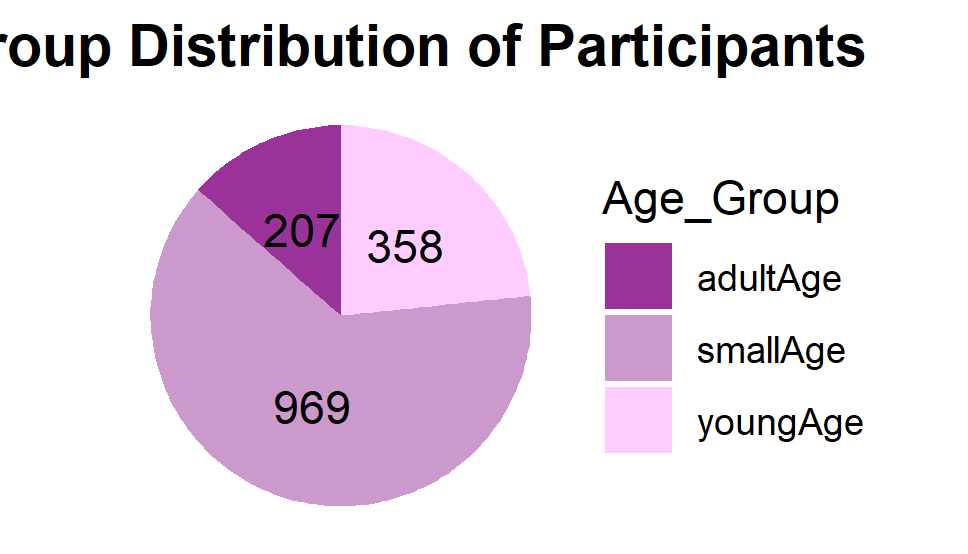

Generate this figure with R:
install.packages("ggplot2")
library(ggplot2)

#Creating pie chart for age group 
##first creating the data frame for age group vairable 
fdtAgeGroup = table(myDataset$new[,"ageGroup"])
fdtAgeGroup = as.data.frame(fdtAgeGroup)
fdtAgeGroup
colnames(fdtAgeGroup) = c("Age_Group", "Count")

##second plotting the pie chart
pieChart=ggplot(fdtAgeGroup, aes(x="", y=Count, fill=Age_Group))
pieChart1=pieChart+geom_col()+
  coord_polar(theta = "y")+
  theme_void()+
  theme(plot.title = element_text(colour = "black",
                                  size = 8, 
                                  face = "bold", 
                                  hjust = .5))+
  ggtitle('Age Group Distribution of Participants')+
  geom_text(aes(label=Count), 
            position = position_stack(vjust = .5))+
  scale_fill_manual(values = c('#993399', '#CC99CC','#FFCCFF'))
pieChart1
 ggsave('pieChart.png')

